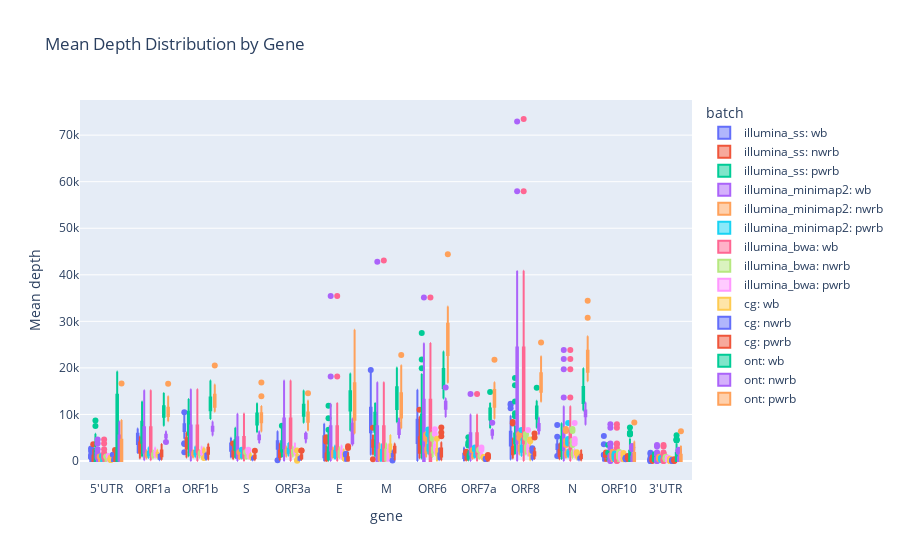

Notebook cell for this chart:
### Code cell
box_df = gene_df[~gene_df["gene"].isin(["whole genome"])]
fig = px.box(
    box_df, x="gene", y="mean_coverage", color="batch", hover_data=["mixture"],
    title="Mean Depth Distribution by Gene",
    ).update_layout(yaxis_title="Mean depth",
)
pio.write_image(fig, outdir/"mean-coverage-depth-distribution-by-gene-platforms-and-backgrounds.jpg", width=1400, height=800, scale=2)
fig

### Figure 1 — Plotly figure (JSON) as saved in the notebook; plotly's stock layout.template omitted (floating-point values rounded to 4 significant figures; data arrays with more than 128 entries replaced by an {"elided": "..."} marker saying what was removed)
{"data": [{"alignmentgroup": "True", "customdata": {"elided": "481x1 str values"}, "hovertemplate": "batch=illumina_ss: wb<br>gene=%{x}<br>mean_coverage=%{y}<br>mixture=%{customdata[0]}<extra></extra>", "legendgroup": "illumina_ss: wb", "marker": {"color": "#636efa"}, "name": "illumina_ss: wb", "notched": false, "offsetgroup": "illumina_ss: wb", "orientation": "v", "showlegend": true, "type": "box", "x": {"elided": "481 str values"}, "x0": " ", "xaxis": "x", "y": {"elided": "481 float values"}, "y0": " ", "yaxis": "y"}, {"alignmentgroup": "True", "customdata": {"elided": "481x1 str values"}, "hovertemplate": "batch=illumina_ss: nwrb<br>gene=%{x}<br>mean_coverage=%{y}<br>mixture=%{customdata[0]}<extra></extra>", "legendgroup": "illumina_ss: nwrb", "marker": {"color": "#EF553B"}, "name": "illumina_ss: nwrb", "notched": false, "offsetgroup": "illumina_ss: nwrb", "orientation": "v", "showlegend": true, "type": "box", "x": {"elided": "481 str values"}, "x0": " ", "xaxis": "x", "y": {"elided": "481 float values"}, "y0": " ", "yaxis": "y"}, {"alignmentgroup": "True", "customdata": {"elided": "481x1 str values"}, "hovertemplate": "batch=illumina_ss: pwrb<br>gene=%{x}<br>mean_coverage=%{y}<br>mixture=%{customdata[0]}<extra></extra>", "legendgroup": "illumina_ss: pwrb", "marker": {"color": "#00cc96"}, "name": "illumina_ss: pwrb", "notched": false, "offsetgroup": "illumina_ss: pwrb", "orientation": "v", "showlegend": true, "type": "box", "x": {"elided": "481 str values"}, "x0": " ", "xaxis": "x", "y": {"elided": "481 float values"}, "y0": " ", "yaxis": "y"}, {"alignmentgroup": "True", "customdata": {"elided": "481x1 str values"}, "hovertemplate": "batch=illumina_minimap2: wb<br>gene=%{x}<br>mean_coverage=%{y}<br>mixture=%{customdata[0]}<extra></extra>", "legendgroup": "illumina_minimap2: wb", "marker": {"color": "#ab63fa"}, "name": "illumina_minimap2: wb", "notched": false, "offsetgroup": "illumina_minimap2: wb", "orientation": "v", "showlegend": true, "type": "box", "x": {"elided": "481 str values"}, "x0": " ", "xaxis": "x", "y": {"elided": "481 float values"}, "y0": " ", "yaxis": "y"}, {"alignmentgroup": "True", "customdata": {"elided": "481x1 str values"}, "hovertemplate": "batch=illumina_minimap2: nwrb<br>gene=%{x}<br>mean_coverage=%{y}<br>mixture=%{customdata[0]}<extra></extra>", "legendgroup": "illumina_minimap2: nwrb", "marker": {"color": "#FFA15A"}, "name": "illumina_minimap2: nwrb", "notched": false, "offsetgroup": "illumina_minimap2: nwrb", "orientation": "v", "showlegend": true, "type": "box", "x": {"elided": "481 str values"}, "x0": " ", "xaxis": "x", "y": {"elided": "481 float values"}, "y0": " ", "yaxis": "y"}, {"alignmentgroup": "True", "customdata": {"elided": "481x1 str values"}, "hovertemplate": "batch=illumina_minimap2: pwrb<br>gene=%{x}<br>mean_coverage=%{y}<br>mixture=%{customdata[0]}<extra></extra>", "legendgroup": "illumina_minimap2: pwrb", "marker": {"color": "#19d3f3"}, "name": "illumina_minimap2: pwrb", "notched": false, "offsetgroup": "illumina_minimap2: pwrb", "orientation": "v", "showlegend": true, "type": "box", "x": {"elided": "481 str values"}, "x0": " ", "xaxis": "x", "y": {"elided": "481 float values"}, "y0": " ", "yaxis": "y"}, {"alignmentgroup": "True", "customdata": {"elided": "481x1 str values"}, "hovertemplate": "batch=illumina_bwa: wb<br>gene=%{x}<br>mean_coverage=%{y}<br>mixture=%{customdata[0]}<extra></extra>", "legendgroup": "illumina_bwa: wb", "marker": {"color": "#FF6692"}, "name": "illumina_bwa: wb", "notched": false, "offsetgroup": "illumina_bwa: wb", "orientation": "v", "showlegend": true, "type": "box", "x": {"elided": "481 str values"}, "x0": " ", "xaxis": "x", "y": {"elided": "481 float values"}, "y0": " ", "yaxis": "y"}, {"alignmentgroup": "True", "customdata": {"elided": "481x1 str values"}, "hovertemplate": "batch=illumina_bwa: nwrb<br>gene=%{x}<br>mean_coverage=%{y}<br>mixture=%{customdata[0]}<extra></extra>", "legendgroup": "illumina_bwa: nwrb", "marker": {"color": "#B6E880"}, "name": "illumina_bwa: nwrb", "notched": false, "offsetgroup": "illumina_bwa: nwrb", "orientation": "v", "showlegend": true, "type": "box", "x": {"elided": "481 str values"}, "x0": " ", "xaxis": "x", "y": {"elided": "481 float values"}, "y0": " ", "yaxis": "y"}, {"alignmentgroup": "True", "customdata": {"elided": "481x1 str values"}, "hovertemplate": "batch=illumina_bwa: pwrb<br>gene=%{x}<br>mean_coverage=%{y}<br>mixture=%{customdata[0]}<extra></extra>", "legendgroup": "illumina_bwa: pwrb", "marker": {"color": "#FF97FF"}, "name": "illumina_bwa: pwrb", "notched": false, "offsetgroup": "illumina_bwa: pwrb", "orientation": "v", "showlegend": true, "type": "box", "x": {"elided": "481 str values"}, "x0": " ", "xaxis": "x", "y": {"elided": "481 float values"}, "y0": " ", "yaxis": "y"}, {"alignmentgroup": "True", "customdata": {"elided": "481x1 str values"}, "hovertemplate": "batch=cg: wb<br>gene=%{x}<br>mean_coverage=%{y}<br>mixture=%{customdata[0]}<extra></extra>", "legendgroup": "cg: wb", "marker": {"color": "#FECB52"}, "name": "cg: wb", "notched": false, "offsetgroup": "cg: wb", "orientation": "v", "showlegend": true, "type": "box", "x": {"elided": "481 str values"}, "x0": " ", "xaxis": "x", "y": {"elided": "481 float values"}, "y0": " ", "yaxis": "y"}, {"alignmentgroup": "True", "customdata": {"elided": "481x1 str values"}, "hovertemplate": "batch=cg: nwrb<br>gene=%{x}<br>mean_coverage=%{y}<br>mixture=%{customdata[0]}<extra></extra>", "legendgroup": "cg: nwrb", "marker": {"color": "#636efa"}, "name": "cg: nwrb", "notched": false, "offsetgroup": "cg: nwrb", "orientation": "v", "showlegend": true, "type": "box", "x": {"elided": "481 str values"}, "x0": " ", "xaxis": "x", "y": {"elided": "481 float values"}, "y0": " ", "yaxis": "y"}, {"alignmentgroup": "True", "customdata": {"elided": "481x1 str values"}, "hovertemplate": "batch=cg: pwrb<br>gene=%{x}<br>mean_coverage=%{y}<br>mixture=%{customdata[0]}<extra></extra>", "legendgroup": "cg: pwrb", "marker": {"color": "#EF553B"}, "name": "cg: pwrb", "notched": false, "offsetgroup": "cg: pwrb", "orientation": "v", "showlegend": true, "type": "box", "x": {"elided": "481 str values"}, "x0": " ", "xaxis": "x", "y": {"elided": "481 float values"}, "y0": " ", "yaxis": "y"}, {"alignmentgroup": "True", "customdata": {"elided": "481x1 str values"}, "hovertemplate": "batch=ont: wb<br>gene=%{x}<br>mean_coverage=%{y}<br>mixture=%{customdata[0]}<extra></extra>", "legendgroup": "ont: wb", "marker": {"color": "#00cc96"}, "name": "ont: wb", "notched": false, "offsetgroup": "ont: wb", "orientation": "v", "showlegend": true, "type": "box", "x": {"elided": "481 str values"}, "x0": " ", "xaxis": "x", "y": {"elided": "481 float values"}, "y0": " ", "yaxis": "y"}, {"alignmentgroup": "True", "customdata": {"elided": "481x1 str values"}, "hovertemplate": "batch=ont: nwrb<br>gene=%{x}<br>mean_coverage=%{y}<br>mixture=%{customdata[0]}<extra></extra>", "legendgroup": "ont: nwrb", "marker": {"color": "#ab63fa"}, "name": "ont: nwrb", "notched": false, "offsetgroup": "ont: nwrb", "orientation": "v", "showlegend": true, "type": "box", "x": {"elided": "481 str values"}, "x0": " ", "xaxis": "x", "y": {"elided": "481 float values"}, "y0": " ", "yaxis": "y"}, {"alignmentgroup": "True", "customdata": {"elided": "481x1 str values"}, "hovertemplate": "batch=ont: pwrb<br>gene=%{x}<br>mean_coverage=%{y}<br>mixture=%{customdata[0]}<extra></extra>", "legendgroup": "ont: pwrb", "marker": {"color": "#FFA15A"}, "name": "ont: pwrb", "notched": false, "offsetgroup": "ont: pwrb", "orientation": "v", "showlegend": true, "type": "box", "x": {"elided": "481 str values"}, "x0": " ", "xaxis": "x", "y": {"elided": "481 float values"}, "y0": " ", "yaxis": "y"}], "layout": {"boxmode": "group", "legend": {"title": {"text": "batch"}, "tracegroupgap": 0}, "title": {"text": "Mean Depth Distribution by Gene"}, "xaxis": {"anchor": "y", "domain": [0, 1], "title": {"text": "gene"}}, "yaxis": {"anchor": "x", "domain": [0, 1], "title": {"text": "Mean depth"}}}}
